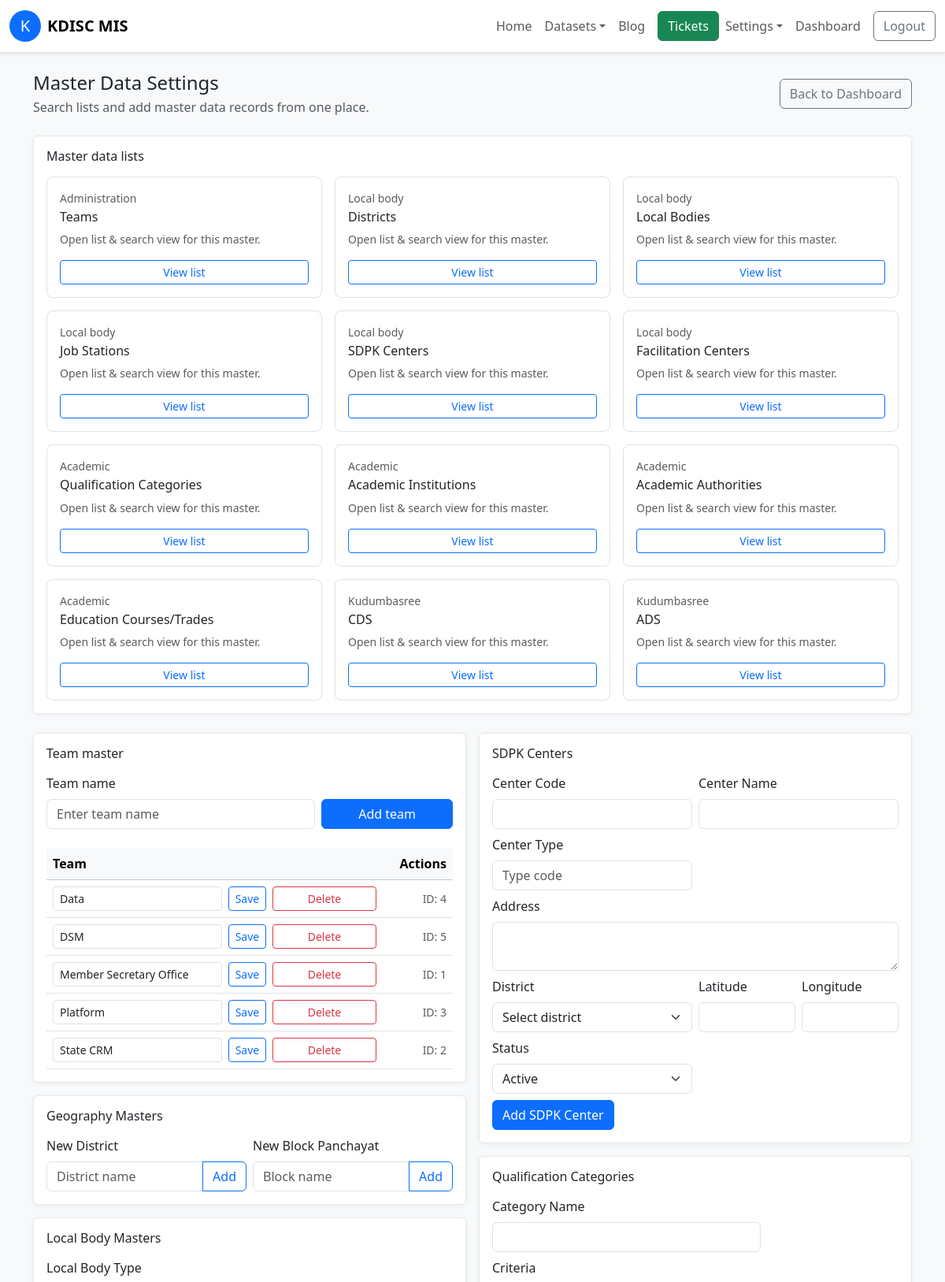
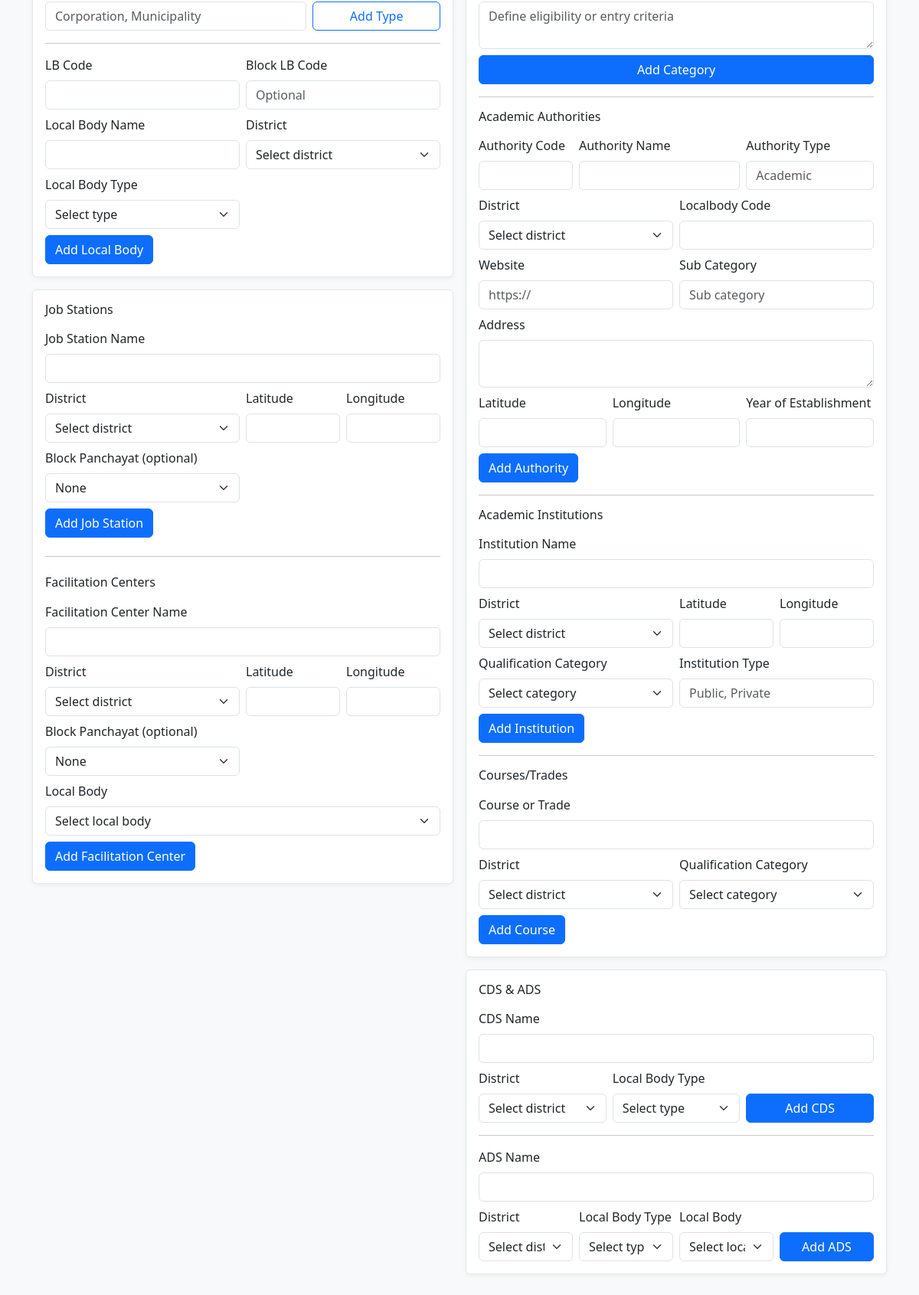
Screenshot of /settings_masters.php (signed in) with the database file from the repository (2 pictures, top to bottom).
### tables this page shows
CREATE TABLE IF NOT EXISTS teams (
    id INT AUTO_INCREMENT PRIMARY KEY,
    name VARCHAR(150) NOT NULL UNIQUE
);

### src/masters.php (called while the page is built, shortened)
<?php
function fetch_filter_options(mysqli $conn): array
{
    return [
        'districts' => fetch_named($conn, 'districts'),
        'local_body_types' => fetch_named($conn, 'local_body_types'),
        'qualification_categories' => fetch_named($conn, 'qualification_categories'),
        'institution_types' => fetch_distinct($conn, 'academic_institutions', 'institution_type'),
        'authority_types' => fetch_distinct($conn, 'academic_authorities', 'authority_type'),
        'local_bodies' => fetch_named($conn, 'local_bodies'),
        'block_panchayats' => fetch_named($conn, 'block_panchayats'),
        'sdpk_phases' => fetch_distinct($conn, 'sdpk_centers', 'phase'),
        'teams' => fetch_named($conn, 'teams'),
    ];
}
function fetch_named(mysqli $conn, string $table): array
{
    $result = $conn->query("SELECT id, name FROM {$table} ORDER BY name ASC");
    return $result->fetch_all(MYSQLI_ASSOC);
}
function fetch_distinct(mysqli $conn, string $table, string $column): array
{
    $stmt = $conn->prepare(
        "SELECT DISTINCT {$column} AS name FROM {$table} " .
        "WHERE {$column} IS NOT NULL AND {$column} <> '' ORDER BY {$column}"
    );
    $stmt->execute();
    $result = $stmt->get_result();
    $rows = $result->fetch_all(MYSQLI_ASSOC);
    return array_map(
        static fn(array $row): array => ['id' => $row['name'], 'name' => $row['name']],
        $rows
    );
}
function fetch_teams(mysqli $conn): array
{
    return fetch_named($conn, 'teams');
}

### public/partials/card_teams.php (the view, shortened to what this page needs)
<div class="card table-card mb-3">
    <div class="card-body">
        <h2 class="h6 mb-3">Team master</h2>
        <form class="row g-2 mb-4" method="post">
            <div class="col-md-8">
                <label class="form-label">Team name</label>
                <input type="text" name="name" class="form-control" placeholder="Enter team name" required>
            </div>
            <div class="col-md-4 d-flex align-items-end">
                <button class="btn btn-primary w-100" type="submit">Add team</button>
            </div>
        </form>
        <div class="table-responsive">
            <table class="table align-middle mb-0">
                <thead class="table-light">
                    <tr>
                        <th scope="col">Team</th>
                        <th scope="col" class="text-end">Actions</th>
                    </tr>
                </thead>
                <tbody>
                    <?php foreach ($teams as $team): ?>
                        <tr>
                            <td>
                                <div class="row g-2 align-items-center">
                                    <div class="col-md-8">
                                        <form class="d-flex gap-2" method="post">
                                            <input type="text" name="name" class="form-control form-control-sm" value="<?php echo htmlspecialchars($team['name']); ?>" required>
                                            <button class="btn btn-sm btn-outline-primary" type="submit">Save</button>
                                        </form>
                                    </div>
                                    <div class="col-md-4">
                                        <form method="post">
                                            <button class="btn btn-sm btn-outline-danger w-100" type="submit">Delete</button>
                                        </form>
                                    </div>
                                </div>
                            </td>
                            <td class="text-end text-muted small">ID: <?php echo (int) $team['id']; ?></td>
                        </tr>
                    <?php endforeach; ?>
                </tbody>
            </table>
        </div>
    </div>
</div>

### public/assets/styles.css (style rules this page uses)
body { background-color: #f8f9fa; }
.table-card { border: 1px solid #e5e7eb; box-shadow: 0 2px 6px rgba(0, 0, 0, 0.05); }

### rows the page displays
teams: name "Data", id "4"
teams: name "DSM", id "5"
teams: name "Member Secretary Office", id "1"
teams: name "Platform", id "3"
teams: name "State CRM", id "2"

### other values shown
$definition['group'] "Administration"
$definition['title'] "Teams"
$definition['group'] "Local body"
$definition['title'] "Districts"
$definition['title'] "Local Bodies"
$definition['title'] "Job Stations"
$definition['title'] "SDPK Centers"
$definition['title'] "Facilitation Centers"
$definition['group'] "Academic"
$definition['title'] "Qualification Categories"
$definition['title'] "Academic Institutions"
$definition['title'] "Academic Authorities"
$definition['title'] "Education Courses/Trades"
$definition['group'] "Kudumbasree"
$definition['title'] "CDS"
